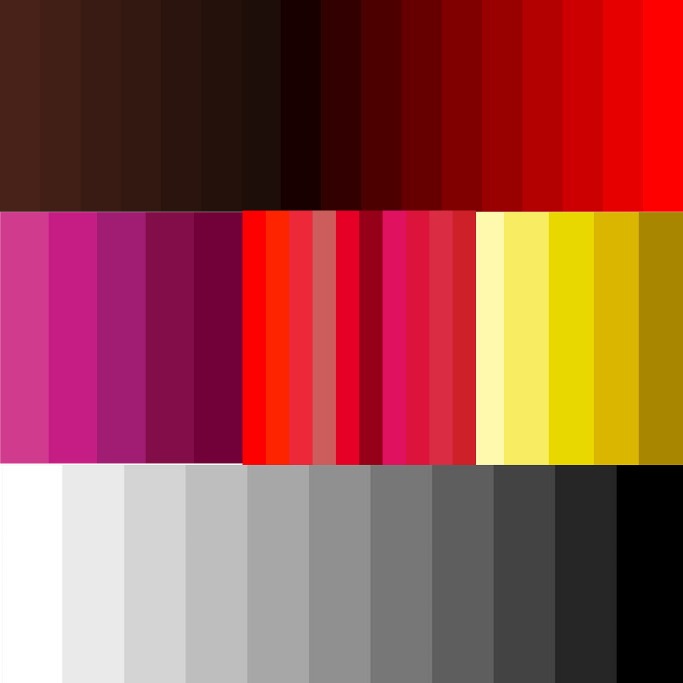
#> input picture ReferenceImages/foreground.jpg, 2048 x 2048 px (shown at 1/3 size)
$ python -i Features.py   (imports and definitions only)   (older library calls are emulated)
#> lines starting #> are read from the running program, lines starting #| are printed output that depends on the picture
#> further down, picture is the input picture: shape (2048, 2048, 3); mean B, G, R 70.9, 76.6, 150.3
import numpy as np
import cv2
import pickle
import os
from skimage.feature import hog
from mahotas.features import surf,zernike,haralick,lbp,pftas
import joblib
from sklearn.cluster import KMeans
bins = 8
from sklearn.cluster import MiniBatchKMeans

# [6 lines left out: function ulbp, not called in this run]

def discrete_cosine_transform(image):
    image = cv2.cvtColor(image, cv2.COLOR_BGR2GRAY)
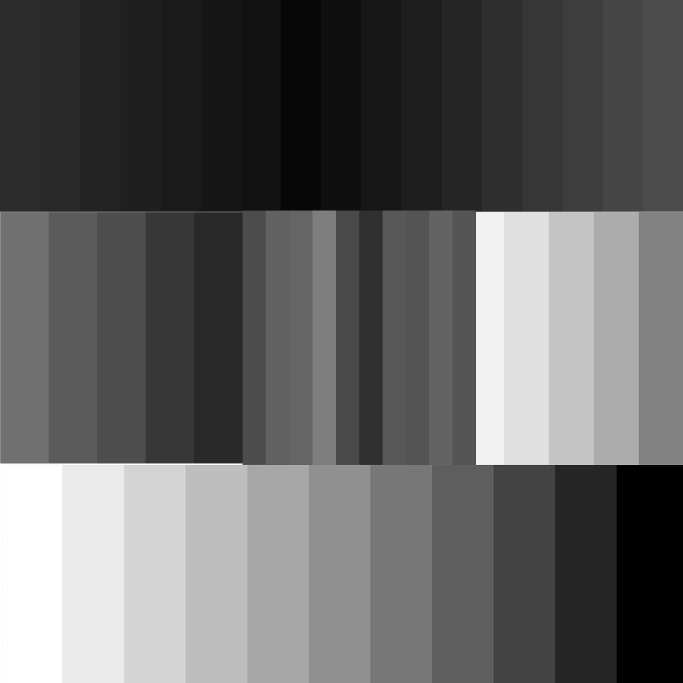
#> image: shape (2048, 2048) (shown at 1/3 size); min 0, max 255, mean 97.9
    image = np.float32(image)/255.0

    image = cv2.resize(image,(32,32))
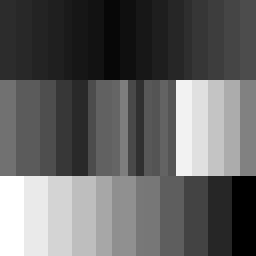
#> image: shape (32, 32) float32 (shown 8 times larger); min 0, max 1, mean 0.386
    dct = cv2.dct(image)
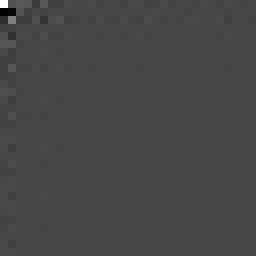
#> dct: shape (32, 32) float32 (shown 8 times larger); min -4.69, max 12.36, mean 0.00831; drawn with min black and max white

    dct = cv2.resize(dct,(8,8))
    dct = cv2.dct(dct)

    dct = np.uint8(dct*255.0)
    dct = np.array(dct)
    dct = dct.flatten()
#> dct = 64 values, max 255 at index 2, min 0 at index 54, mean 115.2
    avg=np.average(dct)
#> avg = 115.2
    dct.reshape(-1)
    x = np.where(dct<np.average(dct),0,1)
#> x = 64 values, max 1 at index 0, min 0 at index 3, mean 0.453
    #dct = np.sort(dct,axis=None)[:int((image.shape[0]*image.shape[0])/2)]
    return dct

# [29 lines left out: functions hu_moments, haralick_texture, HSV_histogram, RGB_histogram, zernike_moments, not called in this run]

def tas(image):
    features = pftas(image)
    return features

# [5 lines left out: function feature_hog, not called in this run]

class SIFT:
    # [26 lines left out: functions __init__, feature, not called in this run]

class ORB:
    # [26 lines left out: functions __init__, feature, not called in this run]

class SURF:
    # [130 lines left out: functions __init__, feature, feature_sift, feature_orb, feature_surf, color_moments and 1 more, not called in this run]

>>> import cv2
>>> picture = cv2.imread('ReferenceImages/foreground.jpg')
>>> result = discrete_cosine_transform(picture)
#> result has the same summary as dct in discrete_cosine_transform
